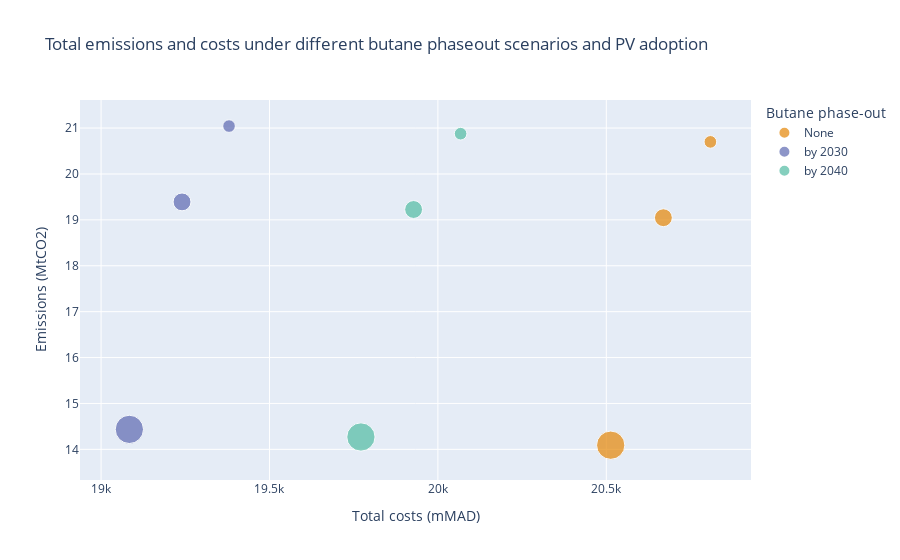

This figure's notebook cell:
### Code cell
df = all_dfs.loc[(all_dfs.Year >= 2021) & (all_dfs.Year < 2050)].copy()

df['Total_emissions(MtCO2)'] = df[['butane_emissions(MtCO2)', 'grid_emissions(MtCO2)']].sum(axis=1)
df['Total_costs(mMAD)'] = df[['butane_SUBSIDY(mMAD)', 'grid_cost(mMAD)', 'PV_Capex(mMAD)']].sum(axis=1)

dff = pd.DataFrame()
for key, group in df.groupby(['butane_phaseout', 'pv_adoption']):
#     print(key)
    _dff = group.copy()
    
    _dff['Cumulative emissions (MtCO2)'] = _dff['Total_emissions(MtCO2)'].cumsum()
    _dff['Cumulative costs (mMAD)'] = _dff['Total_costs(mMAD)'].cumsum()
#     print(_dff)
    dff = dff.append(_dff, ignore_index=True)

# dff['Cumulative emissions (MtCO2)'] = dff['Total_emissions(MtCO2)'].cumsum()
# dff['Cumulative costs (mMAD)'] = dff['Total_costs(mMAD)'].cumsum()

pv_adop_dic = {'10%': 0.1, '20%': 0.2, '50%': 0.5}

dff = dff.groupby(['butane_phaseout', 'pv_adoption']).sum().reset_index()

dff['pv_adoption_number'] = [pv_adop_dic[i] for i in dff['pv_adoption']]

# dff = dff.melt(value_vars=['Total_emissions(MtCO2)', 'Total_costs(mMAD)'], 
#          id_vars=['butane_phaseout', 'pv_adoption'])

fig = px.scatter(dff, x='Total_costs(mMAD)', y='Total_emissions(MtCO2)',
                 title='Total emissions and costs under different butane phaseout scenarios and PV adoption', 
                 color='butane_phaseout', size='pv_adoption_number',
#              animation_frame="Year", animation_group="pv_adoption", hover_name="pv_adoption",
#              range_x=[dff['pv_elec(KWh)'].min(),dff['pv_elec(KWh)'].max()], size_max=55,
#              range_y=[dff['Total_emissions(MtCO2)'].min(),dff['Total_emissions(MtCO2)'].max()],
                 color_discrete_sequence=px.colors.qualitative.Vivid,
                 labels={
                         "butane_phaseout": "Butane phase-out",
                         "pv_adoption": "PV adoption share by 2040",
                         "Total_emissions(MtCO2)": "Emissions (MtCO2)",
                         "Total_costs(mMAD)": 'Total costs (mMAD)',
                         "pv_adoption_number": 'PV share by 2040'
                         }
                )

fig.show()
# fig.write_image('EmissionsVsCosts.pdf', width=900)

### Figure 1 — Plotly figure (JSON) as saved in the notebook; plotly's stock layout.template omitted (floating-point values rounded to 4 significant figures)
{"data": [{"hovertemplate": "Butane phase-out=None<br>Total costs (mMAD)=%{x}<br>Emissions (MtCO2)=%{y}<br>PV share by 2040=%{marker.size}<extra></extra>", "legendgroup": "None", "marker": {"color": "rgb(229, 134, 6)", "size": [0.1, 0.2, 0.5], "sizemode": "area", "sizeref": 0.00125, "symbol": "circle"}, "mode": "markers", "name": "None", "orientation": "v", "showlegend": true, "type": "scatter", "x": [20810.0, 20670.0, 20510.0], "xaxis": "x", "y": [20.7, 19.05, 14.09], "yaxis": "y"}, {"hovertemplate": "Butane phase-out=by 2030<br>Total costs (mMAD)=%{x}<br>Emissions (MtCO2)=%{y}<br>PV share by 2040=%{marker.size}<extra></extra>", "legendgroup": "by 2030", "marker": {"color": "rgb(93, 105, 177)", "size": [0.1, 0.2, 0.5], "sizemode": "area", "sizeref": 0.00125, "symbol": "circle"}, "mode": "markers", "name": "by 2030", "orientation": "v", "showlegend": true, "type": "scatter", "x": [19380.0, 19240.0, 19080.0], "xaxis": "x", "y": [21.04, 19.39, 14.44], "yaxis": "y"}, {"hovertemplate": "Butane phase-out=by 2040<br>Total costs (mMAD)=%{x}<br>Emissions (MtCO2)=%{y}<br>PV share by 2040=%{marker.size}<extra></extra>", "legendgroup": "by 2040", "marker": {"color": "rgb(82, 188, 163)", "size": [0.1, 0.2, 0.5], "sizemode": "area", "sizeref": 0.00125, "symbol": "circle"}, "mode": "markers", "name": "by 2040", "orientation": "v", "showlegend": true, "type": "scatter", "x": [20070.0, 19930.0, 19770.0], "xaxis": "x", "y": [20.88, 19.23, 14.27], "yaxis": "y"}], "layout": {"legend": {"itemsizing": "constant", "title": {"text": "Butane phase-out"}, "tracegroupgap": 0}, "title": {"text": "Total emissions and costs under different butane phaseout scenarios and PV adoption"}, "xaxis": {"anchor": "y", "domain": [0, 1], "title": {"text": "Total costs (mMAD)"}}, "yaxis": {"anchor": "x", "domain": [0, 1], "title": {"text": "Emissions (MtCO2)"}}}}
